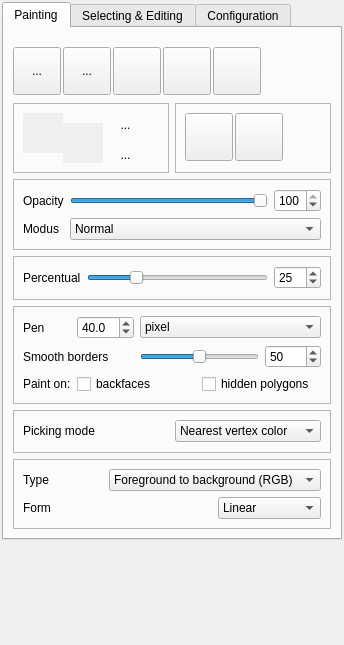
<ui version="4.0" >
 <class>PaintToolbox</class>
 <widget class="QWidget" name="PaintToolbox" >
  <property name="geometry" >
   <rect>
    <x>0</x>
    <y>0</y>
    <width>284</width>
    <height>645</height>
   </rect>
  </property>
  <property name="sizePolicy" >
   <sizepolicy>
    <hsizetype>5</hsizetype>
    <vsizetype>5</vsizetype>
    <horstretch>0</horstretch>
    <verstretch>0</verstretch>
   </sizepolicy>
  </property>
  <property name="windowTitle" >
   <string>Vertex Painting</string>
  </property>
  <layout class="QGridLayout" >
   <property name="margin" >
    <number>2</number>
   </property>
   <property name="spacing" >
    <number>2</number>
   </property>
   <item row="0" column="0" >
    <widget class="QTabWidget" name="tabWidget" >
     <property name="sizePolicy" >
      <sizepolicy>
       <hsizetype>7</hsizetype>
       <vsizetype>7</vsizetype>
       <horstretch>0</horstretch>
       <verstretch>0</verstretch>
      </sizepolicy>
     </property>
     <property name="minimumSize" >
      <size>
       <width>0</width>
       <height>320</height>
      </size>
     </property>
     <property name="currentIndex" >
      <number>0</number>
     </property>
     <widget class="QWidget" name="tab" >
      <attribute name="title" >
       <string>Painting</string>
      </attribute>
      <layout class="QGridLayout" >
       <property name="margin" >
        <number>9</number>
       </property>
       <property name="spacing" >
        <number>6</number>
       </property>
       <item row="0" column="0" colspan="2" >
        <widget class="QWidget" native="1" name="widget" >
         <property name="minimumSize" >
          <size>
           <width>0</width>
           <height>60</height>
          </size>
         </property>
         <widget class="QToolButton" name="fill_button" >
          <property name="geometry" >
           <rect>
            <x>50</x>
            <y>10</y>
            <width>48</width>
            <height>48</height>
           </rect>
          </property>
          <property name="toolTip" >
           <string>Fill an area</string>
          </property>
          <property name="text" >
           <string>...</string>
          </property>
          <property name="icon" >
           <iconset resource="meshlab.qrc" >:/images/fill.png</iconset>
          </property>
          <property name="iconSize" >
           <size>
            <width>48</width>
            <height>48</height>
           </size>
          </property>
          <property name="checkable" >
           <bool>true</bool>
          </property>
          <property name="autoExclusive" >
           <bool>true</bool>
          </property>
          <property name="autoRaise" >
           <bool>false</bool>
          </property>
         </widget>
         <widget class="QToolButton" name="gradient_button" >
          <property name="geometry" >
           <rect>
            <x>100</x>
            <y>10</y>
            <width>48</width>
            <height>48</height>
           </rect>
          </property>
          <property name="toolTip" >
           <string>Fill with gradients</string>
          </property>
          <property name="text" >
           <string/>
          </property>
          <property name="icon" >
           <iconset resource="meshlab.qrc" >:/images/gradient.png</iconset>
          </property>
          <property name="iconSize" >
           <size>
            <width>48</width>
            <height>48</height>
           </size>
          </property>
          <property name="checkable" >
           <bool>true</bool>
          </property>
          <property name="autoExclusive" >
           <bool>true</bool>
          </property>
          <property name="autoRaise" >
           <bool>false</bool>
          </property>
         </widget>
         <widget class="QToolButton" name="smooth_button" >
          <property name="geometry" >
           <rect>
            <x>150</x>
            <y>10</y>
            <width>48</width>
            <height>48</height>
           </rect>
          </property>
          <property name="toolTip" >
           <string>Smooth</string>
          </property>
          <property name="text" >
           <string/>
          </property>
          <property name="icon" >
           <iconset resource="meshlab.qrc" >:/images/smooth_me.png</iconset>
          </property>
          <property name="iconSize" >
           <size>
            <width>48</width>
            <height>48</height>
           </size>
          </property>
          <property name="checkable" >
           <bool>true</bool>
          </property>
          <property name="autoExclusive" >
           <bool>true</bool>
          </property>
          <property name="autoRaise" >
           <bool>false</bool>
          </property>
         </widget>
         <widget class="QToolButton" name="pick_button" >
          <property name="geometry" >
           <rect>
            <x>200</x>
            <y>10</y>
            <width>48</width>
            <height>48</height>
           </rect>
          </property>
          <property name="toolTip" >
           <string>Pick a color</string>
          </property>
          <property name="text" >
           <string/>
          </property>
          <property name="icon" >
           <iconset resource="meshlab.qrc" >:/images/pick.png</iconset>
          </property>
          <property name="iconSize" >
           <size>
            <width>48</width>
            <height>48</height>
           </size>
          </property>
          <property name="checkable" >
           <bool>true</bool>
          </property>
          <property name="autoExclusive" >
           <bool>true</bool>
          </property>
          <property name="autoRaise" >
           <bool>false</bool>
          </property>
         </widget>
         <widget class="QToolButton" name="pen_button" >
          <property name="geometry" >
           <rect>
            <x>0</x>
            <y>10</y>
            <width>48</width>
            <height>48</height>
           </rect>
          </property>
          <property name="toolTip" >
           <string>Paint with the pen</string>
          </property>
          <property name="text" >
           <string>...</string>
          </property>
          <property name="icon" >
           <iconset resource="meshlab.qrc" >:/images/pinsel2.png</iconset>
          </property>
          <property name="iconSize" >
           <size>
            <width>48</width>
            <height>48</height>
           </size>
          </property>
          <property name="checkable" >
           <bool>true</bool>
          </property>
          <property name="autoExclusive" >
           <bool>true</bool>
          </property>
          <property name="autoRaise" >
           <bool>false</bool>
          </property>
         </widget>
        </widget>
       </item>
       <item row="1" column="1" >
        <widget class="QFrame" name="frame_3" >
         <property name="frameShape" >
          <enum>QFrame::StyledPanel</enum>
         </property>
         <property name="frameShadow" >
          <enum>QFrame::Raised</enum>
         </property>
         <widget class="QToolButton" name="redo_button" >
          <property name="geometry" >
           <rect>
            <x>60</x>
            <y>10</y>
            <width>48</width>
            <height>48</height>
           </rect>
          </property>
          <property name="text" >
           <string/>
          </property>
          <property name="icon" >
           <iconset resource="meshlab.qrc" >:/images/redo.png</iconset>
          </property>
          <property name="iconSize" >
           <size>
            <width>48</width>
            <height>48</height>
           </size>
          </property>
         </widget>
         <widget class="QToolButton" name="undo_button" >
          <property name="geometry" >
           <rect>
            <x>10</x>
            <y>10</y>
            <width>48</width>
            <height>48</height>
           </rect>
          </property>
          <property name="text" >
           <string/>
          </property>
          <property name="icon" >
           <iconset resource="meshlab.qrc" >:/images/undo.png</iconset>
          </property>
          <property name="iconSize" >
           <size>
            <width>48</width>
            <height>48</height>
           </size>
          </property>
         </widget>
        </widget>
       </item>
       <item row="1" column="0" >
        <widget class="QFrame" name="color_frame" >
         <property name="sizePolicy" >
          <sizepolicy>
           <hsizetype>5</hsizetype>
           <vsizetype>0</vsizetype>
           <horstretch>0</horstretch>
           <verstretch>0</verstretch>
          </sizepolicy>
         </property>
         <property name="minimumSize" >
          <size>
           <width>70</width>
           <height>70</height>
          </size>
         </property>
         <property name="maximumSize" >
          <size>
           <width>16777215</width>
           <height>70</height>
          </size>
         </property>
         <property name="frameShape" >
          <enum>QFrame::StyledPanel</enum>
         </property>
         <property name="frameShadow" >
          <enum>QFrame::Raised</enum>
         </property>
         <widget class="QToolButton" name="set_bw" >
          <property name="geometry" >
           <rect>
            <x>100</x>
            <y>10</y>
            <width>25</width>
            <height>24</height>
           </rect>
          </property>
          <property name="text" >
           <string>...</string>
          </property>
          <property name="icon" >
           <iconset resource="meshlab.qrc" >:/images/bw.png</iconset>
          </property>
          <property name="iconSize" >
           <size>
            <width>15</width>
            <height>15</height>
           </size>
          </property>
          <property name="autoRaise" >
           <bool>true</bool>
          </property>
         </widget>
         <widget class="QToolButton" name="switch_me" >
          <property name="geometry" >
           <rect>
            <x>100</x>
            <y>40</y>
            <width>25</width>
            <height>24</height>
           </rect>
          </property>
          <property name="text" >
           <string>...</string>
          </property>
          <property name="icon" >
           <iconset resource="meshlab.qrc" >:/images/switch.png</iconset>
          </property>
          <property name="iconSize" >
           <size>
            <width>15</width>
            <height>15</height>
           </size>
          </property>
          <property name="autoRaise" >
           <bool>true</bool>
          </property>
         </widget>
         <widget class="ColorWid" native="1" name="back" >
          <property name="geometry" >
           <rect>
            <x>10</x>
            <y>10</y>
            <width>40</width>
            <height>40</height>
           </rect>
          </property>
          <property name="autoFillBackground" >
           <bool>true</bool>
          </property>
         </widget>
         <widget class="ColorWid" native="1" name="front" >
          <property name="geometry" >
           <rect>
            <x>50</x>
            <y>20</y>
            <width>40</width>
            <height>40</height>
           </rect>
          </property>
          <property name="autoFillBackground" >
           <bool>true</bool>
          </property>
         </widget>
        </widget>
       </item>
       <item row="6" column="0" colspan="2" >
        <widget class="QFrame" name="gradient_frame" >
         <property name="sizePolicy" >
          <sizepolicy>
           <hsizetype>5</hsizetype>
           <vsizetype>5</vsizetype>
           <horstretch>0</horstretch>
           <verstretch>0</verstretch>
          </sizepolicy>
         </property>
         <property name="frameShape" >
          <enum>QFrame::StyledPanel</enum>
         </property>
         <property name="frameShadow" >
          <enum>QFrame::Raised</enum>
         </property>
         <layout class="QGridLayout" >
          <property name="margin" >
           <number>9</number>
          </property>
          <property name="spacing" >
           <number>6</number>
          </property>
          <item row="0" column="0" >
           <widget class="QLabel" name="label_4" >
            <property name="text" >
             <string>Type</string>
            </property>
           </widget>
          </item>
          <item row="0" column="1" colspan="2" >
           <widget class="QComboBox" name="gradient_type" >
            <item>
             <property name="text" >
              <string>Foreground to background (RGB)</string>
             </property>
            </item>
            <item>
             <property name="text" >
              <string>Foreground to transparency</string>
             </property>
            </item>
           </widget>
          </item>
          <item row="1" column="0" colspan="2" >
           <widget class="QLabel" name="label_3" >
            <property name="text" >
             <string>Form</string>
            </property>
           </widget>
          </item>
          <item row="1" column="2" >
           <widget class="QComboBox" name="gradient_form" >
            <item>
             <property name="text" >
              <string>Linear</string>
             </property>
            </item>
            <item>
             <property name="text" >
              <string>Circular</string>
             </property>
            </item>
           </widget>
          </item>
         </layout>
        </widget>
       </item>
       <item row="5" column="0" colspan="2" >
        <widget class="QFrame" name="pick_frame" >
         <property name="frameShape" >
          <enum>QFrame::StyledPanel</enum>
         </property>
         <property name="frameShadow" >
          <enum>QFrame::Raised</enum>
         </property>
         <layout class="QGridLayout" >
          <property name="margin" >
           <number>9</number>
          </property>
          <property name="spacing" >
           <number>6</number>
          </property>
          <item row="0" column="1" >
           <widget class="QComboBox" name="pick_mode" >
            <item>
             <property name="text" >
              <string>Nearest vertex color</string>
             </property>
            </item>
            <item>
             <property name="text" >
              <string>Pixel color</string>
             </property>
            </item>
           </widget>
          </item>
          <item row="0" column="0" >
           <widget class="QLabel" name="label_pick" >
            <property name="text" >
             <string>Picking mode</string>
            </property>
           </widget>
          </item>
         </layout>
        </widget>
       </item>
       <item row="4" column="0" colspan="2" >
        <widget class="QFrame" name="pen_extra_frame" >
         <property name="frameShape" >
          <enum>QFrame::StyledPanel</enum>
         </property>
         <property name="frameShadow" >
          <enum>QFrame::Raised</enum>
         </property>
         <layout class="QGridLayout" >
          <property name="margin" >
           <number>9</number>
          </property>
          <property name="spacing" >
           <number>6</number>
          </property>
          <item row="1" column="4" >
           <widget class="QSpinBox" name="decrease_box" >
            <property name="toolTip" >
             <string>&lt;html>&lt;head>&lt;meta name="qrichtext" content="1" />&lt;style type="text/css">
p, li { white-space: pre-wrap; }
&lt;/style>&lt;/head>&lt;body style=" font-family:'Sans Serif'; font-size:9pt; font-weight:400; font-style:normal; text-decoration:none;">
&lt;p style="-qt-paragraph-type:empty; margin-top:0px; margin-bottom:0px; margin-left:0px; margin-right:0px; -qt-block-indent:0; text-indent:0px;">&lt;/p>&lt;/body>&lt;/html></string>
            </property>
            <property name="maximum" >
             <number>100</number>
            </property>
            <property name="value" >
             <number>50</number>
            </property>
           </widget>
          </item>
          <item row="2" column="1" colspan="2" >
           <widget class="QCheckBox" name="backface_culling" >
            <property name="text" >
             <string>backfaces</string>
            </property>
           </widget>
          </item>
          <item row="2" column="3" colspan="2" >
           <widget class="QCheckBox" name="invisible_painting" >
            <property name="text" >
             <string>hidden polygons</string>
            </property>
           </widget>
          </item>
          <item row="2" column="0" >
           <widget class="QLabel" name="label" >
            <property name="text" >
             <string>Paint on:</string>
            </property>
           </widget>
          </item>
          <item row="0" column="1" >
           <widget class="QDoubleSpinBox" name="pen_radius" >
            <property name="decimals" >
             <number>1</number>
            </property>
            <property name="maximum" >
             <double>100.000000000000000</double>
            </property>
            <property name="minimum" >
             <double>0.100000000000000</double>
            </property>
            <property name="singleStep" >
             <double>0.100000000000000</double>
            </property>
            <property name="value" >
             <double>40.000000000000000</double>
            </property>
           </widget>
          </item>
          <item row="0" column="2" colspan="3" >
           <widget class="QComboBox" name="pen_type" >
            <property name="sizePolicy" >
             <sizepolicy>
              <hsizetype>5</hsizetype>
              <vsizetype>0</vsizetype>
              <horstretch>0</horstretch>
              <verstretch>0</verstretch>
             </sizepolicy>
            </property>
            <item>
             <property name="text" >
              <string>pixel</string>
             </property>
            </item>
            <item>
             <property name="text" >
              <string>percentual of bbox diagonal</string>
             </property>
            </item>
            <item>
             <property name="text" >
              <string>percentual of bbox height</string>
             </property>
            </item>
           </widget>
          </item>
          <item row="0" column="0" >
           <widget class="QLabel" name="label_pen" >
            <property name="text" >
             <string>Pen</string>
            </property>
           </widget>
          </item>
          <item row="1" column="2" colspan="2" >
           <widget class="QSlider" name="decrease_slider" >
            <property name="toolTip" >
             <string>&lt;html>&lt;head>&lt;meta name="qrichtext" content="1" />&lt;style type="text/css">
p, li { white-space: pre-wrap; }
&lt;/style>&lt;/head>&lt;body style=" font-family:'Sans Serif'; font-size:9pt; font-weight:400; font-style:normal; text-decoration:none;">
&lt;p style="-qt-paragraph-type:empty; margin-top:0px; margin-bottom:0px; margin-left:0px; margin-right:0px; -qt-block-indent:0; text-indent:0px;">&lt;/p>&lt;/body>&lt;/html></string>
            </property>
            <property name="maximum" >
             <number>100</number>
            </property>
            <property name="value" >
             <number>50</number>
            </property>
            <property name="sliderPosition" >
             <number>50</number>
            </property>
            <property name="orientation" >
             <enum>Qt::Horizontal</enum>
            </property>
           </widget>
          </item>
          <item row="1" column="0" colspan="2" >
           <widget class="QLabel" name="label_percentual_3" >
            <property name="text" >
             <string>Smooth borders</string>
            </property>
           </widget>
          </item>
         </layout>
        </widget>
       </item>
       <item row="3" column="0" colspan="2" >
        <widget class="QFrame" name="smooth_frame" >
         <property name="frameShape" >
          <enum>QFrame::StyledPanel</enum>
         </property>
         <property name="frameShadow" >
          <enum>QFrame::Raised</enum>
         </property>
         <layout class="QGridLayout" >
          <property name="margin" >
           <number>9</number>
          </property>
          <property name="spacing" >
           <number>6</number>
          </property>
          <item row="0" column="1" >
           <widget class="QSlider" name="percentual_slider" >
            <property name="toolTip" >
             <string>&lt;html>&lt;head>&lt;meta name="qrichtext" content="1" />&lt;style type="text/css">
p, li { white-space: pre-wrap; }
&lt;/style>&lt;/head>&lt;body style=" font-family:'Sans Serif'; font-size:9pt; font-weight:400; font-style:normal; text-decoration:none;">
&lt;p style="-qt-paragraph-type:empty; margin-top:0px; margin-bottom:0px; margin-left:0px; margin-right:0px; -qt-block-indent:0; text-indent:0px;">&lt;/p>&lt;/body>&lt;/html></string>
            </property>
            <property name="maximum" >
             <number>100</number>
            </property>
            <property name="value" >
             <number>25</number>
            </property>
            <property name="sliderPosition" >
             <number>25</number>
            </property>
            <property name="orientation" >
             <enum>Qt::Horizontal</enum>
            </property>
           </widget>
          </item>
          <item row="0" column="0" >
           <widget class="QLabel" name="label_percentual" >
            <property name="text" >
             <string>Percentual</string>
            </property>
           </widget>
          </item>
          <item row="0" column="2" >
           <widget class="QSpinBox" name="percentual_box" >
            <property name="toolTip" >
             <string>&lt;html>&lt;head>&lt;meta name="qrichtext" content="1" />&lt;style type="text/css">
p, li { white-space: pre-wrap; }
&lt;/style>&lt;/head>&lt;body style=" font-family:'Sans Serif'; font-size:9pt; font-weight:400; font-style:normal; text-decoration:none;">
&lt;p style="-qt-paragraph-type:empty; margin-top:0px; margin-bottom:0px; margin-left:0px; margin-right:0px; -qt-block-indent:0; text-indent:0px;">&lt;/p>&lt;/body>&lt;/html></string>
            </property>
            <property name="maximum" >
             <number>100</number>
            </property>
            <property name="value" >
             <number>25</number>
            </property>
           </widget>
          </item>
         </layout>
        </widget>
       </item>
       <item row="2" column="0" colspan="2" >
        <widget class="QFrame" name="pen_frame" >
         <property name="frameShape" >
          <enum>QFrame::StyledPanel</enum>
         </property>
         <property name="frameShadow" >
          <enum>QFrame::Raised</enum>
         </property>
         <layout class="QGridLayout" >
          <property name="margin" >
           <number>9</number>
          </property>
          <property name="spacing" >
           <number>6</number>
          </property>
          <item row="0" column="2" >
           <widget class="QSpinBox" name="deck_box" >
            <property name="toolTip" >
             <string>Change the opacity of the color (this is not the opengl alpha value)</string>
            </property>
            <property name="maximum" >
             <number>100</number>
            </property>
            <property name="value" >
             <number>100</number>
            </property>
           </widget>
          </item>
          <item row="0" column="0" >
           <widget class="QLabel" name="label_deck" >
            <property name="text" >
             <string>Opacity</string>
            </property>
           </widget>
          </item>
          <item row="1" column="0" >
           <widget class="QLabel" name="label_penmodus" >
            <property name="text" >
             <string>Modus</string>
            </property>
           </widget>
          </item>
          <item row="1" column="1" colspan="2" >
           <widget class="QComboBox" name="pen_modus" >
            <item>
             <property name="text" >
              <string>Normal</string>
             </property>
            </item>
           </widget>
          </item>
          <item row="0" column="1" >
           <widget class="QSlider" name="deck_slider" >
            <property name="toolTip" >
             <string>Change the opacity of the color (this is not the opengl alpha value)</string>
            </property>
            <property name="maximum" >
             <number>100</number>
            </property>
            <property name="value" >
             <number>100</number>
            </property>
            <property name="orientation" >
             <enum>Qt::Horizontal</enum>
            </property>
           </widget>
          </item>
         </layout>
        </widget>
       </item>
      </layout>
     </widget>
     <widget class="QWidget" name="tab_2" >
      <attribute name="title" >
       <string>Selecting &amp;&amp; Editing</string>
      </attribute>
      <layout class="QGridLayout" >
       <property name="margin" >
        <number>9</number>
       </property>
       <property name="spacing" >
        <number>6</number>
       </property>
       <item row="3" column="0" >
        <spacer>
         <property name="orientation" >
          <enum>Qt::Vertical</enum>
         </property>
         <property name="sizeHint" >
          <size>
           <width>20</width>
           <height>40</height>
          </size>
         </property>
        </spacer>
       </item>
       <item row="2" column="0" >
        <widget class="QFrame" name="pen_select_frame" >
         <property name="frameShape" >
          <enum>QFrame::StyledPanel</enum>
         </property>
         <property name="frameShadow" >
          <enum>QFrame::Raised</enum>
         </property>
         <layout class="QGridLayout" >
          <property name="margin" >
           <number>9</number>
          </property>
          <property name="spacing" >
           <number>6</number>
          </property>
          <item row="2" column="0" colspan="2" >
           <widget class="QLabel" name="label_5" >
            <property name="text" >
             <string>On:</string>
            </property>
           </widget>
          </item>
          <item row="0" column="1" colspan="2" >
           <widget class="QDoubleSpinBox" name="pen_radius_2" >
            <property name="decimals" >
             <number>1</number>
            </property>
            <property name="maximum" >
             <double>100.000000000000000</double>
            </property>
            <property name="minimum" >
             <double>0.100000000000000</double>
            </property>
            <property name="singleStep" >
             <double>0.100000000000000</double>
            </property>
            <property name="value" >
             <double>40.000000000000000</double>
            </property>
           </widget>
          </item>
          <item row="0" column="0" >
           <widget class="QLabel" name="label_pen_2" >
            <property name="text" >
             <string>Pen</string>
            </property>
           </widget>
          </item>
          <item row="1" column="3" colspan="2" >
           <widget class="QSlider" name="decrease_slider_2" >
            <property name="toolTip" >
             <string>&lt;html>&lt;head>&lt;meta name="qrichtext" content="1" />&lt;style type="text/css">
p, li { white-space: pre-wrap; }
&lt;/style>&lt;/head>&lt;body style=" font-family:'Sans Serif'; font-size:9pt; font-weight:400; font-style:normal; text-decoration:none;">
&lt;p style="-qt-paragraph-type:empty; margin-top:0px; margin-bottom:0px; margin-left:0px; margin-right:0px; -qt-block-indent:0; text-indent:0px;">&lt;/p>&lt;/body>&lt;/html></string>
            </property>
            <property name="maximum" >
             <number>100</number>
            </property>
            <property name="value" >
             <number>50</number>
            </property>
            <property name="sliderPosition" >
             <number>50</number>
            </property>
            <property name="orientation" >
             <enum>Qt::Horizontal</enum>
            </property>
           </widget>
          </item>
          <item row="1" column="5" >
           <widget class="QSpinBox" name="decrease_box_2" >
            <property name="maximum" >
             <number>100</number>
            </property>
            <property name="value" >
             <number>50</number>
            </property>
           </widget>
          </item>
          <item row="1" column="0" colspan="3" >
           <widget class="QLabel" name="label_6" >
            <property name="text" >
             <string>Smooth borders</string>
            </property>
           </widget>
          </item>
          <item row="0" column="3" colspan="3" >
           <widget class="QComboBox" name="pen_type_2" >
            <property name="sizePolicy" >
             <sizepolicy>
              <hsizetype>5</hsizetype>
              <vsizetype>0</vsizetype>
              <horstretch>0</horstretch>
              <verstretch>0</verstretch>
             </sizepolicy>
            </property>
            <item>
             <property name="text" >
              <string>pixel</string>
             </property>
            </item>
            <item>
             <property name="text" >
              <string>percentual of bbox diagonal</string>
             </property>
            </item>
            <item>
             <property name="text" >
              <string>percentual of bbox height</string>
             </property>
            </item>
           </widget>
          </item>
          <item row="2" column="2" colspan="2" >
           <widget class="QCheckBox" name="backface_culling_2" >
            <property name="text" >
             <string>backfaces</string>
            </property>
            <property name="checked" >
             <bool>true</bool>
            </property>
           </widget>
          </item>
          <item row="2" column="4" colspan="2" >
           <widget class="QCheckBox" name="invisible_painting_2" >
            <property name="text" >
             <string>hidden polygons</string>
            </property>
            <property name="checked" >
             <bool>false</bool>
            </property>
           </widget>
          </item>
         </layout>
        </widget>
       </item>
       <item row="1" column="0" >
        <widget class="QFrame" name="poly_smooth_frame" >
         <property name="frameShape" >
          <enum>QFrame::StyledPanel</enum>
         </property>
         <property name="frameShadow" >
          <enum>QFrame::Raised</enum>
         </property>
         <layout class="QGridLayout" >
          <property name="margin" >
           <number>9</number>
          </property>
          <property name="spacing" >
           <number>6</number>
          </property>
          <item row="0" column="1" >
           <widget class="QSlider" name="percentual_slider_2" >
            <property name="toolTip" >
             <string>&lt;html>&lt;head>&lt;meta name="qrichtext" content="1" />&lt;style type="text/css">
p, li { white-space: pre-wrap; }
&lt;/style>&lt;/head>&lt;body style=" font-family:'Sans Serif'; font-size:9pt; font-weight:400; font-style:normal; text-decoration:none;">
&lt;p style="-qt-paragraph-type:empty; margin-top:0px; margin-bottom:0px; margin-left:0px; margin-right:0px; -qt-block-indent:0; text-indent:0px;">&lt;/p>&lt;/body>&lt;/html></string>
            </property>
            <property name="maximum" >
             <number>100</number>
            </property>
            <property name="value" >
             <number>25</number>
            </property>
            <property name="sliderPosition" >
             <number>25</number>
            </property>
            <property name="orientation" >
             <enum>Qt::Horizontal</enum>
            </property>
           </widget>
          </item>
          <item row="0" column="0" >
           <widget class="QLabel" name="label_percentual_2" >
            <property name="text" >
             <string>Percentual</string>
            </property>
           </widget>
          </item>
          <item row="0" column="2" >
           <widget class="QSpinBox" name="percentual_box_2" >
            <property name="toolTip" >
             <string>&lt;html>&lt;head>&lt;meta name="qrichtext" content="1" />&lt;style type="text/css">
p, li { white-space: pre-wrap; }
&lt;/style>&lt;/head>&lt;body style=" font-family:'Sans Serif'; font-size:9pt; font-weight:400; font-style:normal; text-decoration:none;">
&lt;p style="-qt-paragraph-type:empty; margin-top:0px; margin-bottom:0px; margin-left:0px; margin-right:0px; -qt-block-indent:0; text-indent:0px;">&lt;/p>&lt;/body>&lt;/html></string>
            </property>
            <property name="maximum" >
             <number>100</number>
            </property>
            <property name="value" >
             <number>25</number>
            </property>
           </widget>
          </item>
         </layout>
        </widget>
       </item>
       <item row="0" column="0" >
        <widget class="QWidget" native="1" name="widget_2" >
         <property name="sizePolicy" >
          <sizepolicy>
           <hsizetype>5</hsizetype>
           <vsizetype>5</vsizetype>
           <horstretch>0</horstretch>
           <verstretch>0</verstretch>
          </sizepolicy>
         </property>
         <property name="minimumSize" >
          <size>
           <width>0</width>
           <height>60</height>
          </size>
         </property>
         <widget class="QToolButton" name="poly_smooth_button" >
          <property name="geometry" >
           <rect>
            <x>50</x>
            <y>10</y>
            <width>48</width>
            <height>48</height>
           </rect>
          </property>
          <property name="toolTip" >
           <string>Smooth the mesh</string>
          </property>
          <property name="text" >
           <string>...</string>
          </property>
          <property name="icon" >
           <iconset resource="meshlab.qrc" >:/images/smooth_me.png</iconset>
          </property>
          <property name="iconSize" >
           <size>
            <width>48</width>
            <height>48</height>
           </size>
          </property>
          <property name="checkable" >
           <bool>true</bool>
          </property>
          <property name="autoExclusive" >
           <bool>true</bool>
          </property>
          <property name="autoRaise" >
           <bool>false</bool>
          </property>
         </widget>
         <widget class="QToolButton" name="select_button" >
          <property name="geometry" >
           <rect>
            <x>0</x>
            <y>10</y>
            <width>48</width>
            <height>48</height>
           </rect>
          </property>
          <property name="toolTip" >
           <string>Select faces with the pen</string>
          </property>
          <property name="text" >
           <string>...</string>
          </property>
          <property name="icon" >
           <iconset resource="meshlab.qrc" >:/images/pinsel_select.png</iconset>
          </property>
          <property name="iconSize" >
           <size>
            <width>48</width>
            <height>48</height>
           </size>
          </property>
          <property name="checkable" >
           <bool>true</bool>
          </property>
          <property name="autoExclusive" >
           <bool>true</bool>
          </property>
          <property name="autoRaise" >
           <bool>false</bool>
          </property>
         </widget>
        </widget>
       </item>
      </layout>
     </widget>
     <widget class="QWidget" name="tab_3" >
      <attribute name="title" >
       <string>Configuration</string>
      </attribute>
      <layout class="QGridLayout" >
       <property name="margin" >
        <number>9</number>
       </property>
       <property name="spacing" >
        <number>6</number>
       </property>
       <item row="0" column="1" >
        <widget class="QComboBox" name="search_mode" >
         <property name="toolTip" >
          <string>&lt;html>&lt;head>&lt;meta name="qrichtext" content="1" />&lt;style type="text/css">
p, li { white-space: pre-wrap; }
&lt;/style>&lt;/head>&lt;body style=" font-family:'Sans Serif'; font-size:9pt; font-weight:400; font-style:normal; text-decoration:none;">
&lt;p style=" margin-top:0px; margin-bottom:0px; margin-left:0px; margin-right:0px; -qt-block-indent:0; text-indent:0px;">&lt;span style=" font-weight:600;">fast:&lt;/span> works better with big meshes, but can loose some vertexes when faces are not direct connected&lt;br />&lt;span style=" font-weight:600;">slow but accurate: &lt;/span>sholud be used with small meshes, because it finds every vertex during painting&lt;/p>&lt;/body>&lt;/html></string>
         </property>
         <item>
          <property name="text" >
           <string>fast</string>
          </property>
         </item>
         <item>
          <property name="text" >
           <string>slow but accurate</string>
          </property>
         </item>
        </widget>
       </item>
       <item row="0" column="0" >
        <widget class="QLabel" name="label_2" >
         <property name="text" >
          <string>Vertex search:</string>
         </property>
        </widget>
       </item>
       <item row="1" column="0" >
        <spacer>
         <property name="orientation" >
          <enum>Qt::Vertical</enum>
         </property>
         <property name="sizeHint" >
          <size>
           <width>20</width>
           <height>40</height>
          </size>
         </property>
        </spacer>
       </item>
      </layout>
     </widget>
    </widget>
   </item>
   <item row="1" column="0" >
    <spacer>
     <property name="orientation" >
      <enum>Qt::Vertical</enum>
     </property>
     <property name="sizeType" >
      <enum>QSizePolicy::Expanding</enum>
     </property>
     <property name="sizeHint" >
      <size>
       <width>20</width>
       <height>40</height>
      </size>
     </property>
    </spacer>
   </item>
  </layout>
 </widget>
 <customwidgets>
  <customwidget>
   <class>ColorWid</class>
   <extends>QWidget</extends>
   <header>colorwid.h</header>
  </customwidget>
 </customwidgets>
 <resources>
  <include location="meshlab.qrc" />
 </resources>
 <connections/>
</ui>
